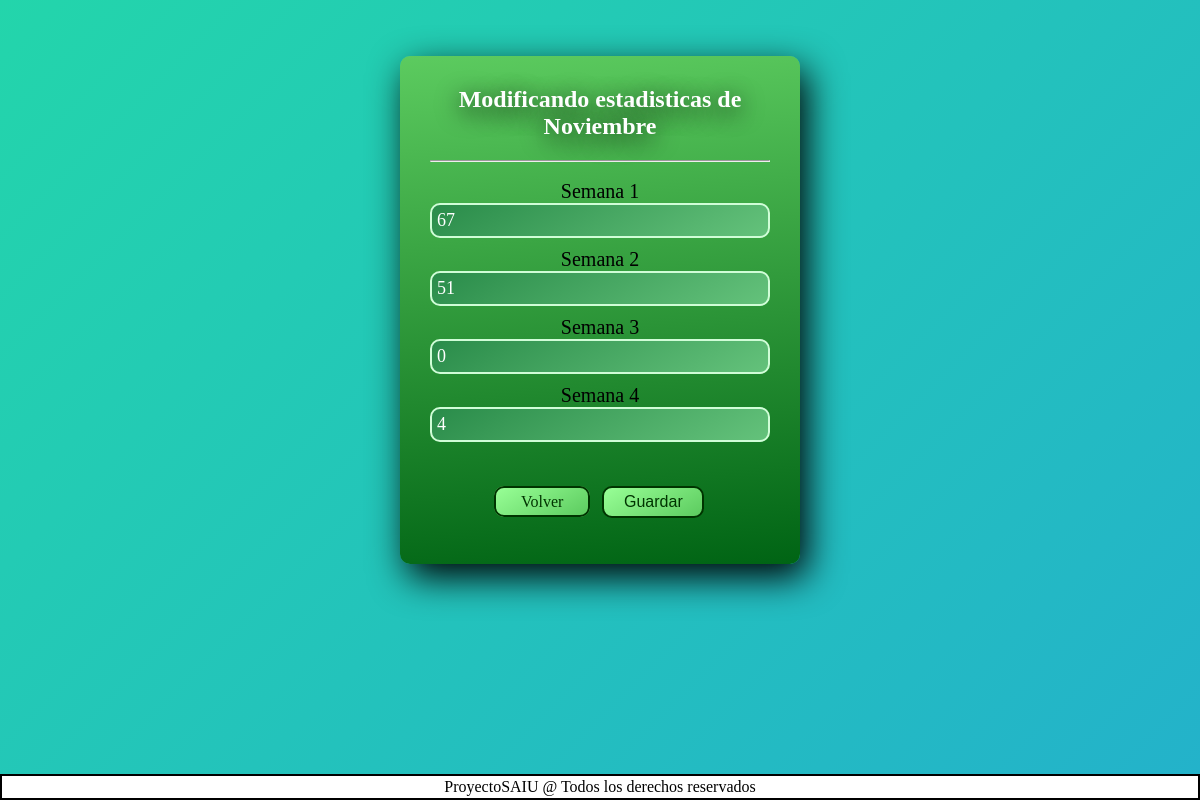
/modificar/1, run on the app's committed database.
### SAIU_DATOS/models.py (models this page shows)
class Noviembre(models.Model):
    class Meta:
        verbose_name = "Noviembre"
        verbose_name_plural = "Noviembre"
    id = models.AutoField(primary_key=True)
    primeraSemana = models.IntegerField(verbose_name="Semana 1")
    segundaSemana = models.IntegerField(verbose_name="Semana 2")
    terceraSemana = models.IntegerField(verbose_name="Semana 3")
    cuartaSemana = models.IntegerField(verbose_name="Semana 4")

### SAIU_DATOS/views.py (the view)
# urls.py: path('modificar/<id>', views2.estadisticas.noviembre2022),
    def noviembre2022(request, id):
        stats = get_object_or_404(Noviembre, id=id)
        formulario = {
            'form': estadisticasNoviembre(instance=stats)
        }
        if request.method == 'POST':
            form = estadisticasNoviembre(data=request.POST, instance=stats)
            if form.is_valid():
                form.save()
                return redirect(to='http://127.0.0.1:8000/')
            formulario["form"] = form
        return render(request, "modificar.html", formulario)

### SAIU_DATOS/forms.py
class estadisticasNoviembre(forms.ModelForm):
    class Meta:
        model = Noviembre
        fields = "__all__"

### templates/modificar.html (shortened to what this page needs)
{% extends "base.html"%}
{% load crispy_forms_tags %}
{%block content %}
    <br>
    <br>
    <div class="apoyo">
        <h2>Modificando estadisticas de Noviembre</h2>
        <hr>
        <br>
            <form action="" method="POST" enctype="multipart/form-data">
                {{ form|crispy }}
                <br>
                <a href="http://127.0.0.1:8000" class="clear">&nbsp;&nbsp;&nbsp;&nbsp;&nbsp;Volver&nbsp;&nbsp;&nbsp;&nbsp;&nbsp;</a>
                    <input id="id_btn" type="submit" value="Guardar" class="ward">
            </form>
    </div>
{%endblock%}

### static/main.css (style rules this page uses)
* { margin: 0; padding: 0; box-sizing: border-box; }
body { margin: 0; width: 100%; height: 100vh; background: linear-gradient(-45deg, #ee7752, #e73c7e, #23a6d5, #23d5ab); background-size: 400% 400%; animation: gradiente 15s ease infinite; }
*, *::after, *::before { box-sizing: initial; }

### templates/modificar.html (style rules this page uses)
* { margin: 0; padding: 0; box-sizing: border-box; }
.apoyo { width: 400px; background: rgb(0,100,20); background: linear-gradient(355deg, rgba(0,100,20,1) 0%, rgba(92,203,95,1) 100%); padding: 30px; margin: auto; margin-top: 20px; border-radius: 10px; font-family: Cambria, Cochin, Georgia, Times, 'Times New Roman', serif; box-shadow: 7px 13px 37px #000; }
.apoyo h2 { text-align: center; margin-bottom: 20px; color: white; text-shadow: 0px 5px 25px #000; }
.form-group { width: 100%; color: #000; text-align: center; font-size: 20px; font-family: Cambria, Cochin, Georgia, Times, 'Times New Roman', serif; }
.form-group input { width: 100%; background: rgb(42,140,74); color: white; background: linear-gradient(149deg, rgba(42,140,74,1) 0%, rgba(100,194,123,1) 100%); padding: 5px; border-radius: 10px; margin-bottom: 10px; border: 2px solid #d0fdd7; font-family: Cambria, Cochin, Georgia, Times, 'Times New Roman', serif; font-size: 18px; }
.ward { width: 30%; background: rgb(152,255,150); background: linear-gradient(149deg, rgba(152,255,150,1) 0%, rgba(92,203,95,1) 100%); color: #003400; border: 2px solid; padding: 5px; font-size: 16px; margin: 16px 0; border-radius: 10px; }
.clear { width: 300px; background: rgb(152,255,150); background: linear-gradient(149deg, rgba(152,255,150,1) 0%, rgba(92,203,95,1) 100%); color: #003400; border: 2px solid; text-decoration: none; padding: 5px; font-size: 16px; margin: 16px 0; border-radius: 10px; right: 0; text-align: center; }

### data on the page
Noviembre: primeraSemana "67", segundaSemana "51", terceraSemana "0", cuartaSemana "4"
